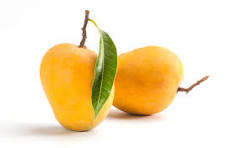
#> input picture LAB IMAGE 3.2/lab1.jpg, 232 x 148 px, found by its file name
$ python LabNum1.py
#> lines starting #> are read from the running program, lines starting #| are printed output that depends on the picture

import os
import cv2
import numpy as np
import matplotlib.pyplot as plt

image_path = r'C:\Users\LENOVO\Downloads\lab1.jpg'

img = cv2.imread(image_path, cv2.IMREAD_GRAYSCALE)
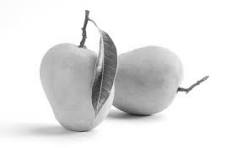
#> img: shape (148, 232); min 40, max 255, mean 227.8

plt.figure(figsize=(12, 8))

plt.subplot(2, 2, 1)
plt.imshow(img, cmap='gray')
plt.title('Original Image')

plt.subplot(2, 2, 2)
plt.hist(img.ravel(), 256, [0, 256])
plt.title('Histogram')

kernel_lp = np.ones((5, 5), np.float32) / 25
low_pass_img = cv2.filter2D(img, -1, kernel_lp)
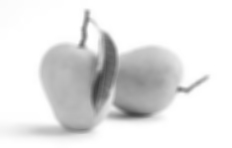
#> low_pass_img: shape (148, 232); min 62, max 255, mean 227.8

plt.subplot(2, 2, 3)
plt.imshow(low_pass_img, cmap='gray')
plt.title('Low Pass Filtered Image')

kernel_hp = np.array([[-1, -1, -1],
                      [-1,  8, -1],
                      [-1, -1, -1]])

high_pass_img = cv2.filter2D(img, -1, kernel_hp)
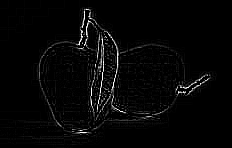
#> high_pass_img: shape (148, 232); min 0, max 255, mean 6.4

plt.subplot(2, 2, 4)
plt.imshow(high_pass_img, cmap='gray')
plt.title('High Pass Filtered Image')

plt.tight_layout()
plt.show()
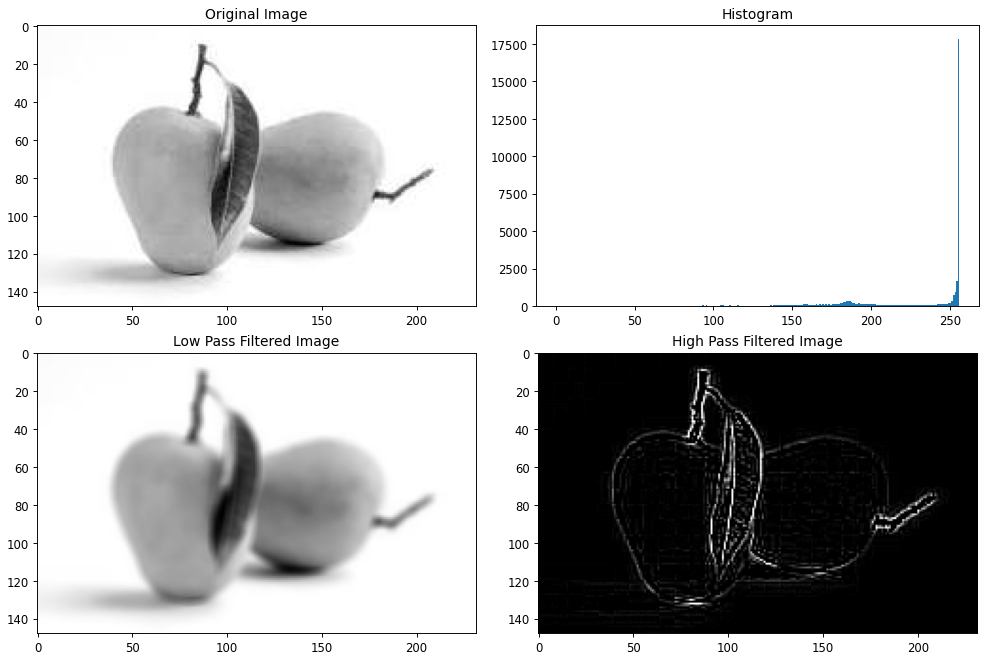
#> figure drawn by matplotlib, 4 panels; panel 2: tallest bar 17852 high, from x = 255 to 256

$ run again, with LAB IMAGE 3.2/LAbNum1.jpg copied over LAB IMAGE 3.2/lab1.jpg
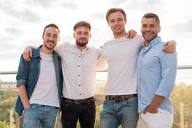
#> input picture LAB IMAGE 3.2/LAbNum1.jpg, 192 x 128 px, found by its file name
#> `high_pass_img = cv2.filter2D(img, -1, kernel_hp)`:
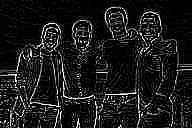
#> high_pass_img: shape (128, 192); min 0, max 255, mean 25
#> `plt.show()`:
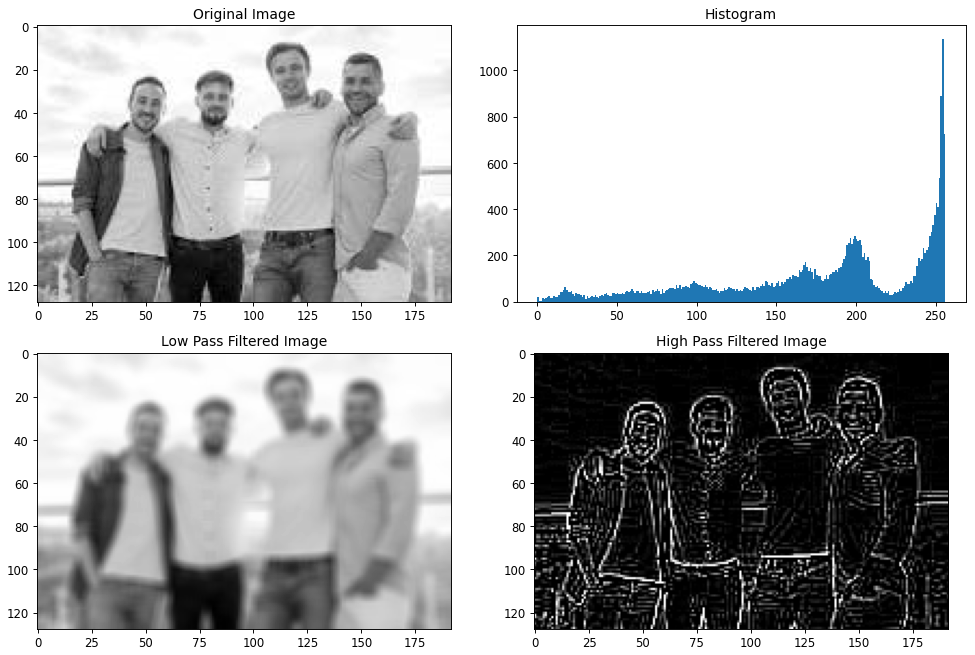
#> figure drawn by matplotlib, 4 panels; panel 2: tallest bar 1137 high, from x = 254 to 255

$ run again, with LAB IMAGE 3.2/LabNum5.jpg copied over LAB IMAGE 3.2/lab1.jpg
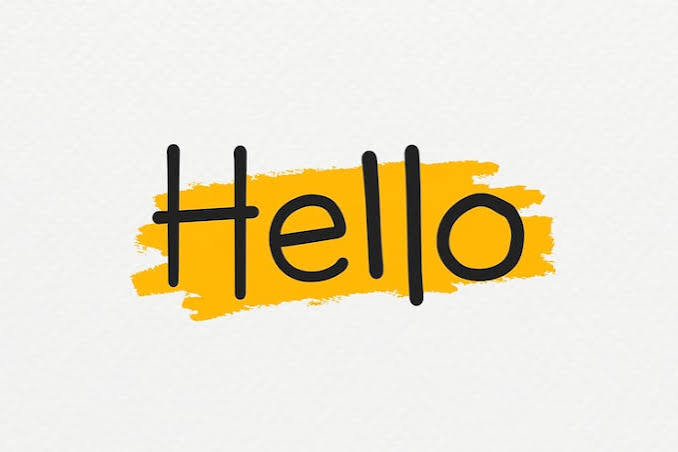
#> input picture LAB IMAGE 3.2/LabNum5.jpg, 678 x 452 px, found by its file name
#> `high_pass_img = cv2.filter2D(img, -1, kernel_hp)`:
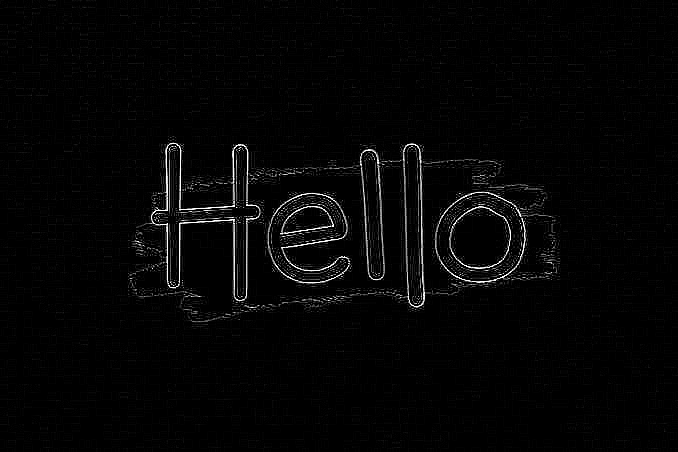
#> high_pass_img: shape (452, 678); min 0, max 255, mean 5.4
#> `plt.show()`:
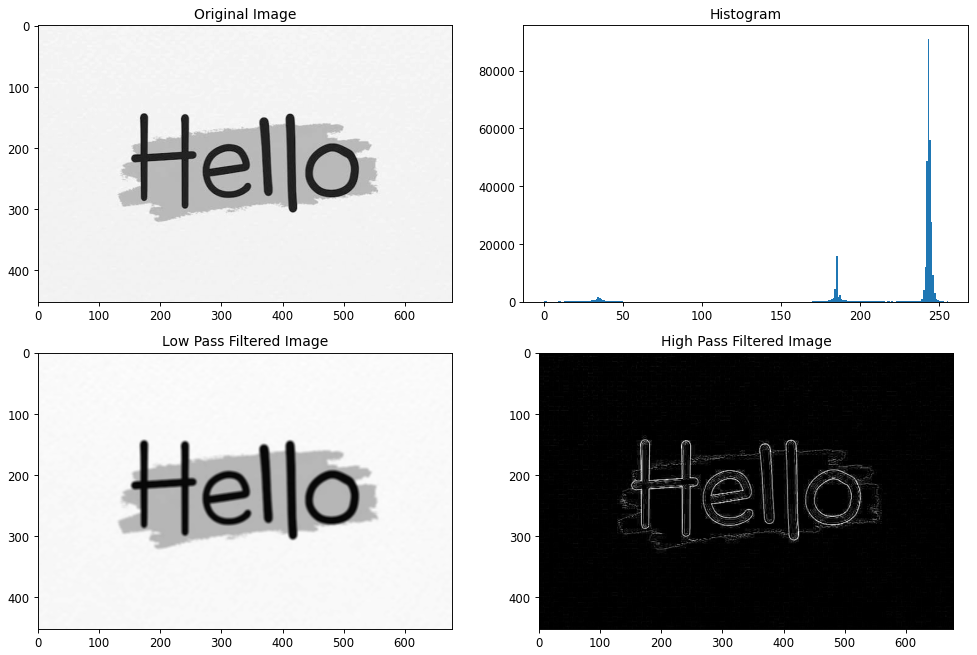
#> figure drawn by matplotlib, 4 panels; panel 2: tallest bar 91052 high, from x = 243 to 244
